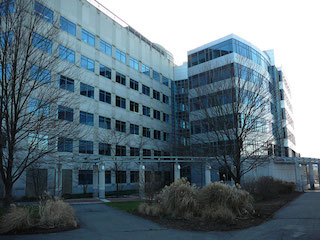
%> input picture polymer-science-umass.jpg, 320 x 240 px
$ octave testCornerDetector.m   (GNU Octave 9; MATLAB toolbox functions it lacks are replaced by stand-ins)
%> lines starting %> are read from the running program, lines starting %| are printed output that depends on the picture
%> further down, I is the input picture: size 240x320x3 uint8; mean R, G, B 97.4, 115.1, 125
### detectCorners.m
% Ian Torres
% 27621588
% CSCI 370: Corner Detection (Homework 3)
% Prof. Subhransu Maji
function [cx, cy, cs] = detectCorners(I, isSimple, w, th)
%> called with isSimple = true, w = 1.5, th = 0.05
% This code is part of:
%
%   CMPSCI 370: Computer Vision, Spring 2016
%   University of Massachusetts, Amherst
%   Instructor: Subhransu Maji
%
%   Homework 3

% Convert to double format
I = im2double(I);
%> I: size 240x320x3 double

% Convert color to grayscale
if size(I, 3) > 1
    I = rgb2gray(I);
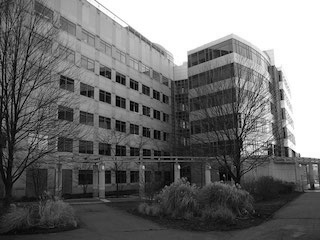
%> I: size 240x320 double; min 0, max 1, mean 0.435
end

% Step 1: Compute corner score
if isSimple
    cornerScore = simpleScore(I, w);
else
    cornerScore = harrisScore(I, w);
end

% Step 2: Threshold corner score abd find peaks
cornerScore (cornerScore < th) = 0;
[cx, cy, cs] = nms(cornerScore);
end

% [18 lines left out: function detectCornersIan, not called in this run]


%--------------------------------------------------------------------------
%                                    Simple score function (Implement this)
%--------------------------------------------------------------------------
function cornerScore = simpleScore(I, w)
%> called with w = 1.5
    gf = fspecial('Gaussian', 6*w+1, w);

    f{1} = [1 0 0; 0 -1 0; 0 0 0];
    f{2} = [0 1 0; 0 -1 0; 0 0 0];
    f{3} = [0 0 1; 0 -1 0; 0 0 0];
    f{4} = [0 0 0; 1 -1 0; 0 0 0];
    f{5} = [0 0 0; 0 -1 1; 0 0 0];
    f{6} = [0 0 0; 0 -1 0; 1 0 0];
    f{7} = [0 0 0; 0 -1 0; 0 1 0];
    f{8} = [0 0 0; 0 -1 0; 0 0 1];

    cornerScore = zeros(size(I));
    for i = 1:8,
        diff = imfilter(I, f{i}, 'replicate', 'same');
        diffSum = imfilter(diff.^2, gf, 'replicate', 'same');
        cornerScore = cornerScore + diffSum;
    end
%> this loop made 8 passes
%> pass 1, in simpleScore, `diff = imfilter(I, f{i}, 'replicate', 'same');`:
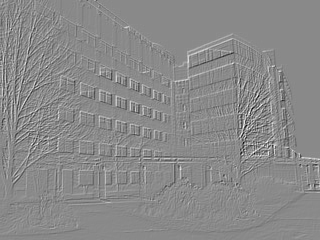
%> diff: size 240x320 double; min -0.845, max 0.717, mean 0.00081; drawn with min black and max white
%> pass 1, in simpleScore, `diffSum = imfilter(diff.^2, gf, 'replicate', 'same');`:
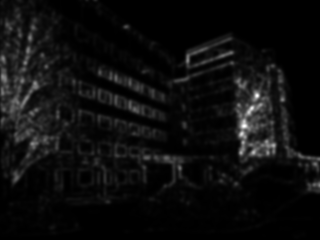
%> diffSum: size 240x320 double; min 0, max 0.155, mean 0.00845; drawn with min black and max white
%> pass 2, in simpleScore, `diff = imfilter(I, f{i}, 'replicate', 'same');`:
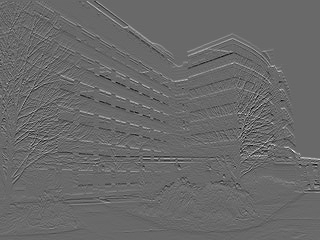
%> diff: size 240x320 double; min -0.546, max 0.779, mean 0.00259; drawn with min black and max white
%> pass 2, in simpleScore, `diffSum = imfilter(diff.^2, gf, 'replicate', 'same');`:
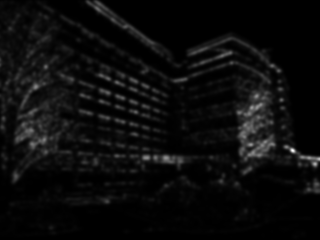
%> diffSum: size 240x320 double; min 0, max 0.105, mean 0.00499; drawn with min black and max white
%> after the loop:
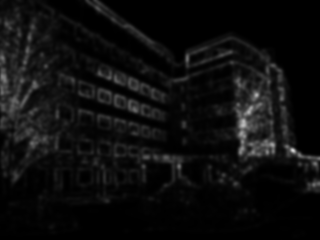
%> cornerScore: size 240x320 double; min 0, max 0.821, mean 0.0555
end

%--------------------------------------------------------------------------
%                                    Simple score function: My Method
%--------------------------------------------------------------------------
% [24 lines left out: function simpleScoreIan, not called in this run]


%--------------------------------------------------------------------------
%                                    Harris score function (Implement this)
%--------------------------------------------------------------------------
% [19 lines left out: function harrisScore, not called in this run]

### testCornerDetector.m
% This code is part of:
%
%   CMPSCI 370: Computer Vision, Spring 2016
%   University of Massachusetts, Amherst
%   Instructor: Subhransu Maji
%
%   Homework 3

% Entry code for corner detector

% Create a checkerboard of size 20 pixels
%I = checkerboard(20);
I = imread('polymer-science-umass.jpg');
% [7 lines of commented-out code are left out]
[cx, cy, cs] = detectCorners(I, true, 1.5, 0.05);
%> the run ends on the next line
